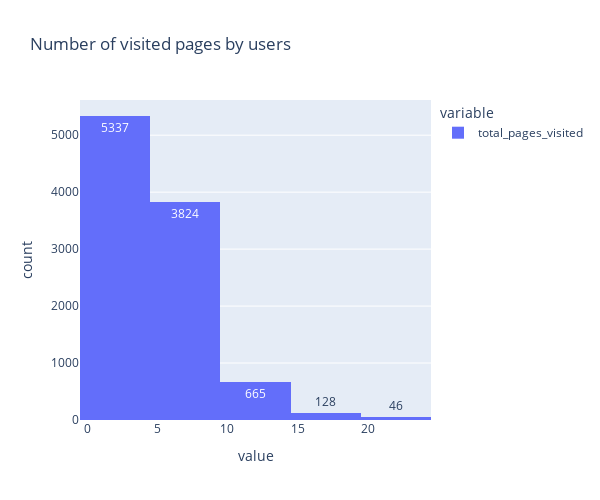

Source (notebook cell):
### Code cell
fig6 = px.histogram(data["total_pages_visited"], 
            title="Number of visited pages by users", 
            nbins=10,
            text_auto=True).update_xaxes(categoryorder='total descending')

fig6.update_layout(autosize=True, 
                    width=600,
                    height=500)
fig6.show()

### Figure 1 — Plotly figure (JSON) as saved in the notebook; plotly's stock layout.template omitted (floating-point values rounded to 4 significant figures; data arrays with more than 128 entries replaced by an {"elided": "..."} marker saying what was removed)
{"data": [{"alignmentgroup": "True", "bingroup": "x", "hovertemplate": "variable=total_pages_visited<br>value=%{x}<br>count=%{y}<extra></extra>", "legendgroup": "total_pages_visited", "marker": {"color": "#636efa", "pattern": {"shape": ""}}, "name": "total_pages_visited", "nbinsx": 10, "offsetgroup": "total_pages_visited", "orientation": "v", "showlegend": true, "texttemplate": "%{value}", "type": "histogram", "x": {"elided": "10000 int values"}, "xaxis": "x", "yaxis": "y"}], "layout": {"autosize": true, "barmode": "relative", "height": 500, "legend": {"title": {"text": "variable"}, "tracegroupgap": 0}, "title": {"text": "Number of visited pages by users"}, "width": 600, "xaxis": {"anchor": "y", "categoryorder": "total descending", "domain": [0, 1], "title": {"text": "value"}}, "yaxis": {"anchor": "x", "domain": [0, 1], "title": {"text": "count"}}}}
